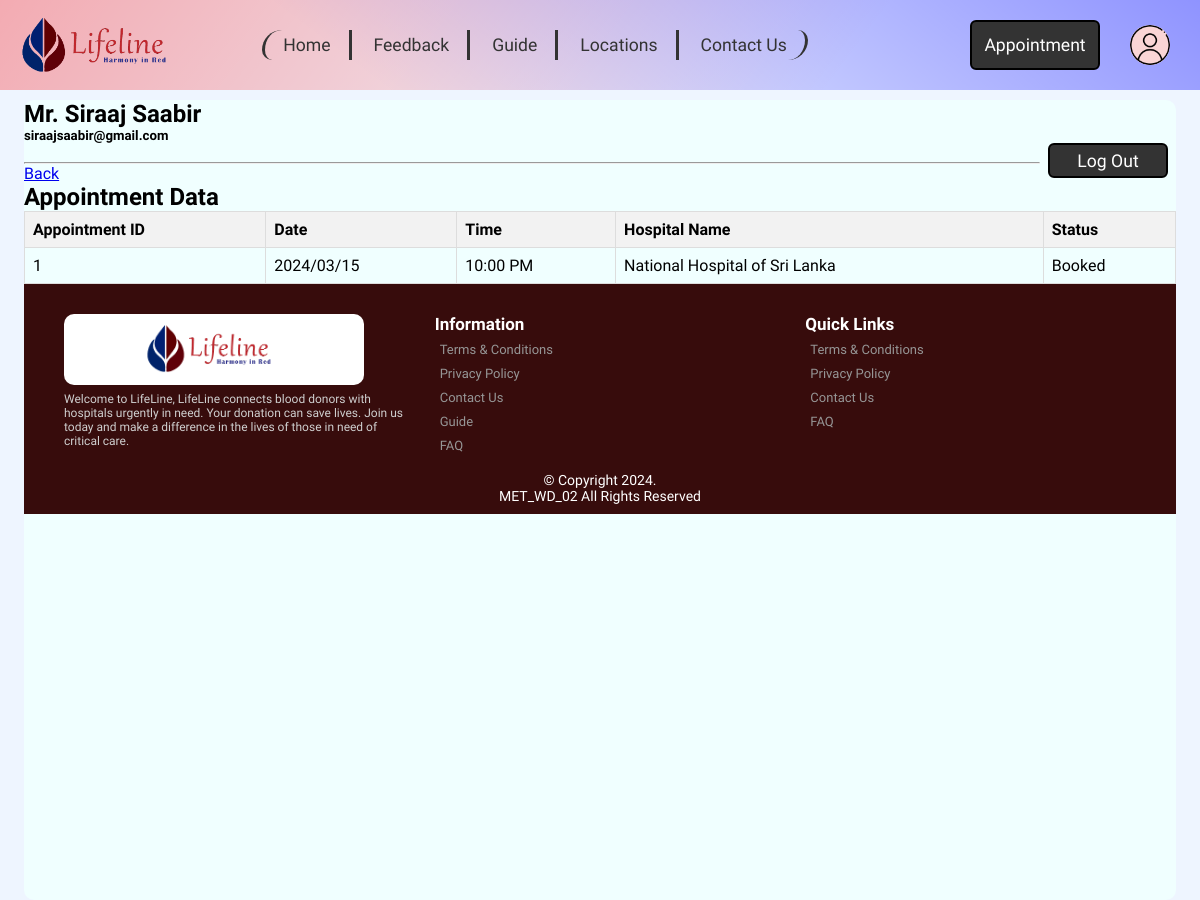
Screenshot of /donor_appointment_history.php (signed in) with the database file from the repository.
### tables this page shows
CREATE TABLE
    appointment (
        Appointment_id INT AUTO_INCREMENT NOT NULL,
        A_Donor_id INT NULL,
        A_Guest_id INT NULL,
        A_Date VARCHAR(20) NOT NULL,
        A_Time VARCHAR(20) NOT NULL,
        A_Meridiem VARCHAR(2) NOT NULL,
        A_Hospital_id INT NOT NULL,
        Status BOOLEAN NULL,
        CONSTRAINT Appointment_PK PRIMARY KEY (Appointment_id),
        CONSTRAINT Appointment_A_Doner_id_FK1 FOREIGN KEY (A_Donor_id) REFERENCES Donor (Donor_id),
        CONSTRAINT Appointment_A_Guest_id_FK2 FOREIGN KEY (A_Guest_id) REFERENCES Guest (Guest_id),
        CONSTRAINT Appointment_A_Hospital_id_FK3 FOREIGN KEY (A_Hospital_id) REFERENCES Hospital (Hospital_id),
        CONSTRAINT Donor_or_Guest CHECK (
            (
                A_Donor_id IS NOT NULL
                AND A_Guest_id IS NULL
            )
            OR (
                A_Donor_id IS NULL
                AND A_Guest_id IS NOT NULL
            )
        )
    );

CREATE TABLE
    hospital (
        Hospital_id INT AUTO_INCREMENT NOT NULL,
        H_Name VARCHAR(50) UNIQUE NOT NULL,
        Tel_no INT (10) NOT NULL,
        Email VARCHAR(100) UNIQUE NOT NULL,
        Line1 VARCHAR(200) NOT NULL,
        City VARCHAR(100) NOT NULL,
        Postal_Code VARCHAR(15) NOT NULL,
        Country VARCHAR(30) NOT NULL,
        H_Password VARCHAR(20) NOT NULL,
        Status BOOLEAN NULL,
        H_Admin_id INT NULL,
        CONSTRAINT Hospital_PK PRIMARY KEY (Hospital_id),
        CONSTRAINT H_Admin_id_FK1 FOREIGN KEY (H_Admin_id) REFERENCES Admin (Admin_id)
    );

### donor_appointment_history.php (the view, shortened to what this page needs)
<?php
require 'header.php';
require 'includes/dbh.inc.php';
$sql = "SELECT * ,
hospital.H_Name,
CONCAT(A_Time, ' ', A_meridiem) AS ATM
FROM appointment
LEFT JOIN hospital ON appointment.A_Hospital_id = hospital.Hospital_id
WHERE A_Donor_id = $_SESSION[userID]";
$result = $con->query($sql);
?>
<!DOCTYPE html>
<html lang="en">
<head>
</head>
<body>
  <main class="frame">
    <div class="sec1">
      <div class="row1">
        <?php
        echo "<h2 class=\"title\">" . $_SESSION['username'] . "</h2>";
        ?>
        <div>
          <?php echo "<h5 class=\"head\">" . $_SESSION['email'] . "</h5>"; ?>
        </div>
        <div class="but3">
          <button class="logout" name='logout' onclick="document.location='logout.php' ">Log Out</button>
        </div>
      </div>
    </div>
    <br />
    <hr />
    <a href="donor_panel.php">Back</a>
    <br>
  <h2>Appointment Data</h2>
  <table>
    <tr>
      <th>Appointment ID</th>
      <th>Date</th>
      <th>Time</th>
      <th>Hospital Name</th>
      <th>Status</th>
    </tr>
    <?php
    if ($result->num_rows > 0) {
      while($row = $result->fetch_assoc()) {
        echo "<tr>";
        echo "<td>" . $row["Appointment_id"] . "</td>";
        echo "<td>" . $row["A_Date"] . "</td>";
        echo "<td>" . $row["ATM"] . "</td>";
        echo "<td>" . $row["H_Name"] . "</td>";
        echo "<td>" . ($row["Status"] ? 'Booked' : 'Cancelled') . "</td>";
        echo "</tr>";
      }
    } else {
      echo "<tr><td colspan='8'>No appointments found</td></tr>";
    }
    ?>
  </table>
</body>
</html>
<?php
require 'footer.php';
?>

### css/index.css (style rules this page uses)
* { padding:0; margin:0; box-sizing:border-box; font-family: 'Space Mono','Tilt Neon','sans-serif'; }
body { justify-content: center; align-items: center; background-color:#EEF5FF; margin-top: 100px; min-height: 100vh; }

### donor_appointment_history.php (style rules this page uses)
table { border-collapse: collapse; width: 100%; }
th, td { border: 1px solid #ddd; padding: 8px; text-align: left; }
th { background-color: #f2f2f2; }
.editB,.logout { float:right; margin: 0 8px; width: 120px; height: 35px; border: 2px solid #000000; outline:none; border-radius: 6px; font-size: 1.1em; color: white; background-color: #333; font-weight: 500; transition: .5s; }
.editB,.logout { display: inline; }
.frame { background-color:azure; border-color: black; border: 2%; border-radius: 10px; width: 96%; height: 100%; padding: auto; margin:auto; z-index: 1; }

### rows the page displays
appointment: Appointment_id "1", A_Date "2024/03/15", ATM "10:00 PM", A_Hospital.H_Name "National Hospital of Sri Lanka"

### other values shown
$_SESSION['username'] "Mr. Siraaj Saabir"
$_SESSION['email'] "siraajsaabir@gmail.com"
